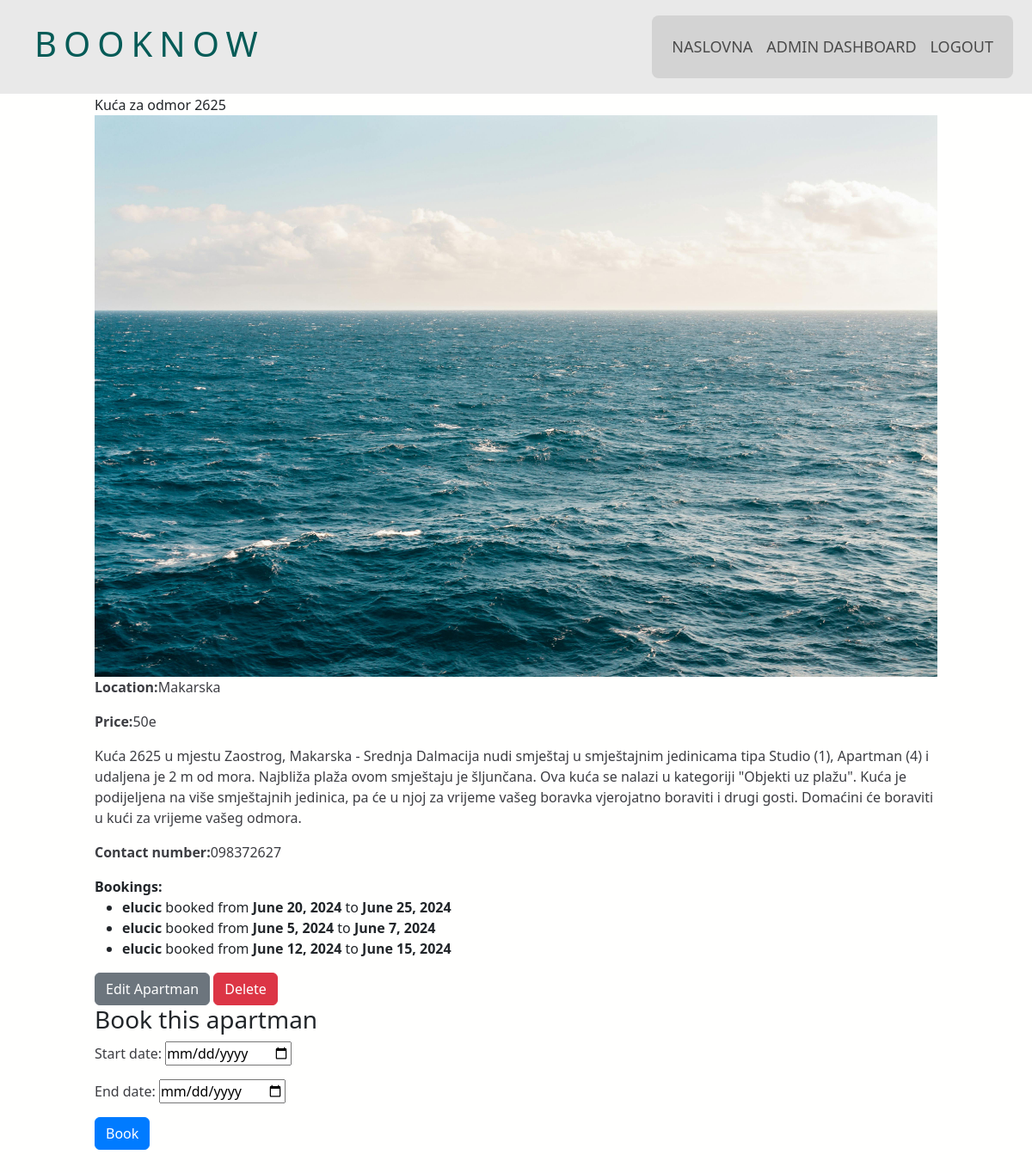
/app/apartman/7/ (signed in), run on an earlier commit of the app's database.
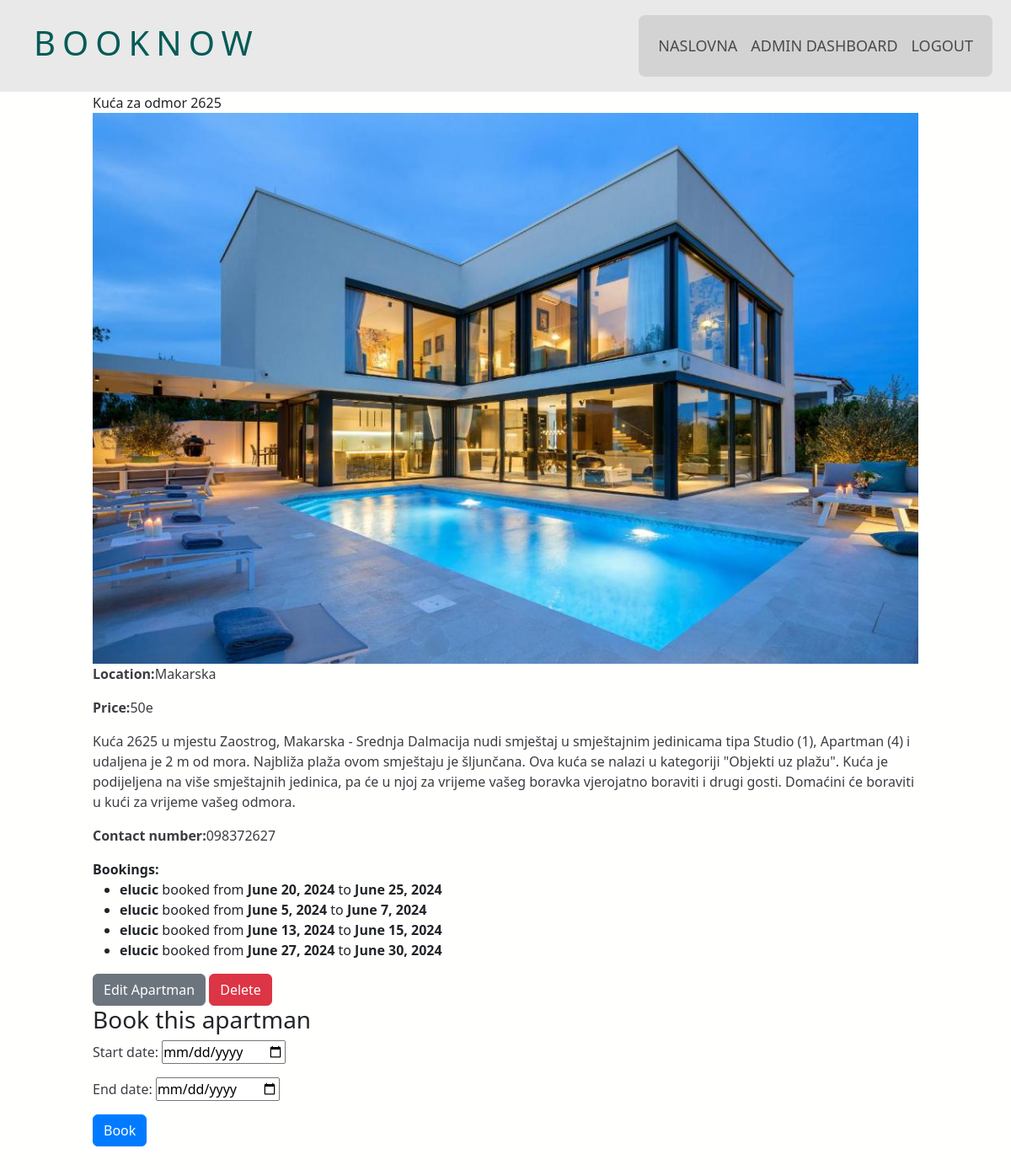
And on a later commit of the database.
### app/models.py (models this page shows, shortened)
class Apartman(models.Model):
    title = models.CharField(max_length=200)
    description = models.TextField()
    location=models.TextField(default="no location")
    price = models.CharField(max_length=15, null=True, blank=True)
    user = models.ForeignKey(User, on_delete=models.CASCADE)
    contact_number = models.CharField(max_length=15, null=True, blank=True)
    apartman_image = models.ImageField(upload_to='apartman_img/', null=True, blank=True)

class Booking(models.Model):
    user = models.ForeignKey(User, on_delete=models.CASCADE)
    apartman = models.ForeignKey(Apartman, on_delete=models.CASCADE)
    start_date = models.DateField()
    end_date = models.DateField()

### app/views.py (the view)
# urls.py: path('apartman/<int:apartman_id>/', views.apartman_detail, name='apartman_detail'),
def apartman_detail(request, apartman_id):
    apartman = get_object_or_404(Apartman, id=apartman_id)
    bookings = Booking.objects.filter(apartman=apartman)
    return render(request, 'app/apartman_detail.html', {'apartman': apartman, 'bookings': bookings, 'form': BookingForm(initial={'apartman': apartman})})

### app/forms.py
class BookingForm(forms.ModelForm):
   class Meta:
        model = Booking
        fields = ['apartman', 'start_date', 'end_date']
        widgets = {
            'start_date': forms.DateInput(attrs={'type': 'date'}),
            'end_date': forms.DateInput(attrs={'type': 'date'}),
            'apartman': forms.HiddenInput()
        }

### app/templates/app/apartman_detail.html (shortened to what this page needs)
{% extends "app/base.html" %}
{% load static %}
{% block content %}
        <div class="card-detail" style="padding: 110px;">
            <div class="card-title-detail">{{ apartman.title }}</div>
            <div class="card-body-detail">
                {% if apartman.apartman_image %}
                <img id="apartmanImage" src="{{ apartman.apartman_image.url }}" class="card-img-top img-fluid" alt="Image" style="cursor: pointer;">
                {% endif %}
                <div class="content-apartman">
                    <p class="card-text"><b>Location:</b>{{ apartman.location }}</p>
                    <p class="card-text"><b>Price:</b>{{ apartman.price }}</p>
                    <p class="card-text2">{{ apartman.description }}</p>
                    <p class="card-text"><b>Contact number:</b>{{ apartman.contact_number }}</p>
                    {% if request.user.is_superuser %}
                        <div class="booking-details">
                            <b>Bookings:</b>
                            <ul>
                                {% for booking in bookings %}
                                <li>
                                    <strong>{{ booking.user.username }}</strong> booked from
                                    <strong>{{ booking.start_date }}</strong> to
                                    <strong>{{ booking.end_date }}</strong>
                                </li>
                                {% endfor %}
                            </ul>
                        </div>
                    {% endif %}
                    {% if user.is_superuser %}
                    <div class="edit-button">
                        <a href="{% url 'app:edit_apartman' apartman.id %}" class="btn btn-secondary">Edit Apartman</a>
                        <form method="post" action="{% url 'app:delete_apartman' apartman.id %}" style="display: inline;">
                            <button type="submit" class="btn btn-danger">Delete</button>
                        </form>
                    </div>
                    {% endif %}
                </div>
            </div>
                <div class="calendar">
                    <div class="booking">
                        <h3>Book this apartman</h3>
                        <form id="booking-form" method="post" action="{% url 'app:add_booking' %}">
                            {{ form.as_p }}
                            <button type="submit" class="btn btn-primary">Book</button>
                        </form>
                    </div>
                </div>
</div>
{% endblock %}

### app/templates/app/base.html (shortened to what this page needs)
<!DOCTYPE html>
{% load static %}
<html>
<head>
    <link href="https://cdn.jsdelivr.net/npm/bootstrap@5.3.0-alpha1/dist/css/bootstrap.min.css" rel="stylesheet">
    <link href='https://cdn.jsdelivr.net/npm/fullcalendar@5.11.0/main.min.css' rel='stylesheet' />
    <link rel="stylesheet" href="{% static 'app/css/app.css' %}">
</head>
<body>
    <nav class="navbar navbar-expand-lg fixed-top" id="myNavbar" style="background-color: rgba(211, 211, 211, 0.5);">
        <div class="title" style=" white-space: nowrap; word-spacing: 1rem; letter-spacing: 0.5rem; padding-left: 40px;" > <h1>BOOKNOW </h1></div>
        <div class="container-fluid ">
            <div class="collapse navbar-collapse" id="navbarText">
                <ul class="navbar-nav ms-auto" style="margin: 10px; border-radius: 8px; padding: 15px;background-color: lightgrey;">
                    <li class="nav-item" >
                        <a class="nav-link" href="/">NASLOVNA</a>
                    </li>
                    {% if user.is_authenticated %}
                        {% if user.is_superuser %}
                            <li class="nav-item">
                                <a class="nav-link" href="/admin">ADMIN DASHBOARD</a>
                            </li>
                        {% endif %}
                        <li class="nav-item">
                            <a class="nav-link" href="{% url 'logout' %}">LOGOUT</a>
                        </li>
                    {% else %}
                        <li class="nav-item">
                            <a class="nav-link" href="{% url 'login' %}">LOGIN</a>
                        </li>
                    {% endif %}
                </ul>
            </div>
        </div>
    </nav>
    <div class="content" >
        {% block content %}
        {% endblock %}
    </div>
</body>
</html>

### static/app/css/app.css (style rules this page uses)
* { padding: 0; margin: 0; }
body { background-color: #fffffe; }
h1 { color: #045B57; }
p { color: #3C3D42; }
nav { background-color: white; }
.nav-link { font-size: 18px !important; }
.navbar-nav { background-color: lightgray; justify-content: center; }
.title { white-space: nowrap; word-spacing: 1rem; letter-spacing: 0.5rem; padding-left: 40px; }
.btn-primary { background-color: #007bff; border-color: #007bff; }
.btn-secondary { background-color: #6c757d; border-color: #6c757d; }

What changed in the data, as far as the page shows it:
removed Booking: user.username "elucic", start_date "June 12, 2024", end_date "June 15, 2024"
changed Apartman "Kuća za odmor 2625": apartman_image: a different picture
added Booking: user.username "elucic", start_date "June 13, 2024", end_date "June 15, 2024"
added Booking: user.username "elucic", start_date "June 27, 2024", end_date "June 30, 2024"
